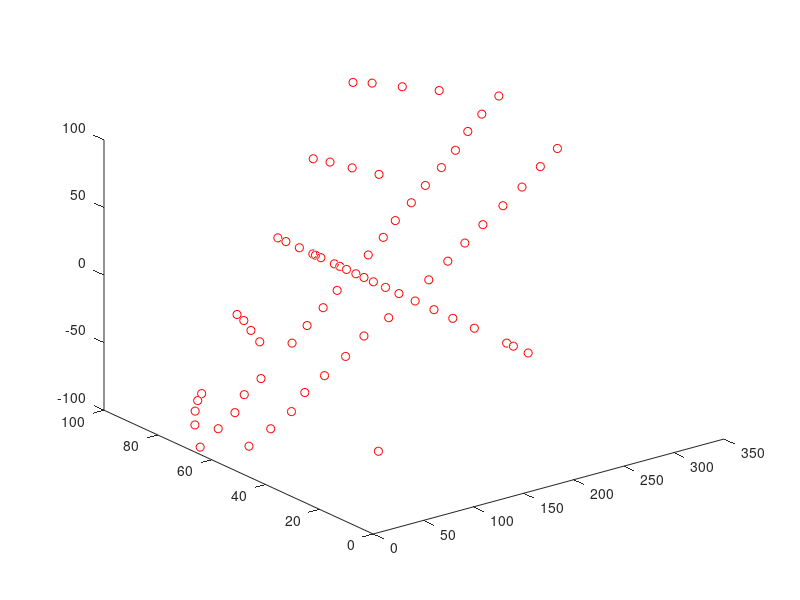

Write MATLAB code to recreate this figure. (Note: this script raises an error after producing the figure.)
% matlab code for building LUT
% matrix stores x_piksxel y_pixel true_x_pos in mm
clear all

%start main code and read  spot position in image px:  152 py:  81  ...
%store px and py in matrix in first two columns, last column is y_pos in mm
%this code generates LUT in LUT.bmp (for simplicity)
%copy to camera root and restart camera

A= [
    160 2 0
    160 7.5 0
    160 10 0
    160 22 0
    160 30 0
    160 37 0
    160 44 0
    160 50 0
    160 55 0
    160 59.5 0
    160 63 0
    160 66 0
    160 69.5 0
    160 72 0
    160 74 0
    160 79 0
    160 81 0
    160 82 0
    160 87 0
    160 92 0
    160 95 0
    24 7 -50
    58 47 -50
    99 79 -50
    109 86 -50
    118 92 -50
    122 96 -50
    10 68 -100
    37 80 -100
    56 87 -100
    72 92 -100
    84 95 -100
    253 46 50
    232 67 50
    218 79 50
    210 86 50
    204 92 50
    198 96 50
    308 68 100
    278 79 100
    260 86 100
    246 92 100
    235 95 100
    139 46 -10
    117 47 -20
    96 46 -30
    75 46 -40
    42 46 -60
    24 47 -70
    5 48 -80
    179 46 10
    198 46 20
    215 46 30
    233 46 40
    272 46 60
    293 47 70
    310 47 80
    144 67 -10
    130 67 -20
    114 67 -30
    99 67 -40
    68 67 -60
    54 68 -70
    42 67 -80
    28 68 -90
    175 67 10
    190 67 20
    202 67 30
    218 67 40
    248 67 60
    262 67 70
    277 68 80
    291 68 90
    ]
    
    
plot3(A(:,1),A(:,2),A(:,3),'ro')

hold on
sf = fit([A(:,1), A(:,2)],A(:,3),'poly44')

%plot(sf)
%resulting_matrix
%fprintf(fileID,'lut_ypos = {');

%index=1;

lut_image=zeros(240,320);

for x=1:320   
    for y=1:100
        lut_image(y,x)=round(feval(sf,x,y)+125);
        if (lut_image(y,x)<0) || (lut_image(y,x)>255 )
            lut_image(y,x)=0;
        end
    end
end


imwrite(uint8(lut_image),'LUT.bmp','BMP')
%please note that LUT is shifted 125 mm in order to use only postive
%numbers (uint8), which is  aequate for scanners range
%lut is stored in bitmap image

